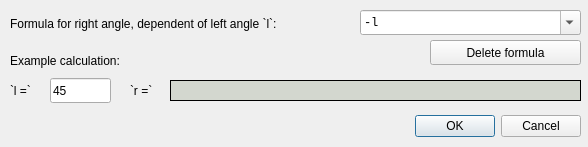
<?xml version="1.0" encoding="UTF-8"?>
<ui version="4.0">
 <class>AngleFormulaDialog</class>
 <widget class="QDialog" name="AngleFormulaDialog">
  <property name="geometry">
   <rect>
    <x>0</x>
    <y>0</y>
    <width>588</width>
    <height>147</height>
   </rect>
  </property>
  <property name="windowTitle">
   <string>Formula for right angle</string>
  </property>
  <widget class="QDialogButtonBox" name="buttonBox">
   <property name="geometry">
    <rect>
     <x>240</x>
     <y>110</y>
     <width>341</width>
     <height>32</height>
    </rect>
   </property>
   <property name="orientation">
    <enum>Qt::Horizontal</enum>
   </property>
   <property name="standardButtons">
    <set>QDialogButtonBox::Cancel|QDialogButtonBox::Ok</set>
   </property>
  </widget>
  <widget class="QLabel" name="label">
   <property name="geometry">
    <rect>
     <x>10</x>
     <y>13</y>
     <width>351</width>
     <height>21</height>
    </rect>
   </property>
   <property name="text">
    <string>Formula for right angle, dependent of left angle `l`:</string>
   </property>
   <property name="textFormat">
    <enum>Qt::MarkdownText</enum>
   </property>
  </widget>
  <widget class="QComboBox" name="cmbFormula">
   <property name="geometry">
    <rect>
     <x>360</x>
     <y>10</y>
     <width>221</width>
     <height>25</height>
    </rect>
   </property>
   <property name="font">
    <font>
     <family>Monospace</family>
    </font>
   </property>
   <property name="editable">
    <bool>true</bool>
   </property>
   <property name="currentText">
    <string>-l</string>
   </property>
   <item>
    <property name="text">
     <string>-l</string>
    </property>
   </item>
   <item>
    <property name="text">
     <string>-2*l</string>
    </property>
   </item>
   <item>
    <property name="text">
     <string>-l-10</string>
    </property>
   </item>
  </widget>
  <widget class="QLabel" name="label_2">
   <property name="geometry">
    <rect>
     <x>10</x>
     <y>50</y>
     <width>151</width>
     <height>21</height>
    </rect>
   </property>
   <property name="text">
    <string>Example calculation:</string>
   </property>
   <property name="textFormat">
    <enum>Qt::MarkdownText</enum>
   </property>
  </widget>
  <widget class="QLabel" name="label_3">
   <property name="geometry">
    <rect>
     <x>10</x>
     <y>80</y>
     <width>41</width>
     <height>21</height>
    </rect>
   </property>
   <property name="text">
    <string>`l =`</string>
   </property>
   <property name="textFormat">
    <enum>Qt::MarkdownText</enum>
   </property>
  </widget>
  <widget class="QLineEdit" name="txtExampleLeftAngle">
   <property name="geometry">
    <rect>
     <x>50</x>
     <y>78</y>
     <width>61</width>
     <height>25</height>
    </rect>
   </property>
   <property name="text">
    <string>45</string>
   </property>
  </widget>
  <widget class="QLabel" name="label_4">
   <property name="geometry">
    <rect>
     <x>130</x>
     <y>80</y>
     <width>41</width>
     <height>21</height>
    </rect>
   </property>
   <property name="text">
    <string>`r =`</string>
   </property>
   <property name="textFormat">
    <enum>Qt::MarkdownText</enum>
   </property>
  </widget>
  <widget class="QLabel" name="lblExampleRightAngle">
   <property name="geometry">
    <rect>
     <x>170</x>
     <y>80</y>
     <width>411</width>
     <height>21</height>
    </rect>
   </property>
   <property name="sizePolicy">
    <sizepolicy hsizetype="Fixed" vsizetype="Preferred">
     <horstretch>0</horstretch>
     <verstretch>0</verstretch>
    </sizepolicy>
   </property>
   <property name="styleSheet">
    <string notr="true">background-color: rgb(211, 215, 207);
border: 1px solid black;</string>
   </property>
   <property name="text">
    <string/>
   </property>
   <property name="textFormat">
    <enum>Qt::MarkdownText</enum>
   </property>
  </widget>
  <widget class="QPushButton" name="cmdDeleteFormula">
   <property name="geometry">
    <rect>
     <x>430</x>
     <y>40</y>
     <width>151</width>
     <height>25</height>
    </rect>
   </property>
   <property name="text">
    <string>Delete formula</string>
   </property>
  </widget>
 </widget>
 <resources/>
 <connections>
  <connection>
   <sender>buttonBox</sender>
   <signal>accepted()</signal>
   <receiver>AngleFormulaDialog</receiver>
   <slot>accept()</slot>
   <hints>
    <hint type="sourcelabel">
     <x>248</x>
     <y>254</y>
    </hint>
    <hint type="destinationlabel">
     <x>157</x>
     <y>274</y>
    </hint>
   </hints>
  </connection>
  <connection>
   <sender>buttonBox</sender>
   <signal>rejected()</signal>
   <receiver>AngleFormulaDialog</receiver>
   <slot>reject()</slot>
   <hints>
    <hint type="sourcelabel">
     <x>316</x>
     <y>260</y>
    </hint>
    <hint type="destinationlabel">
     <x>286</x>
     <y>274</y>
    </hint>
   </hints>
  </connection>
 </connections>
</ui>
